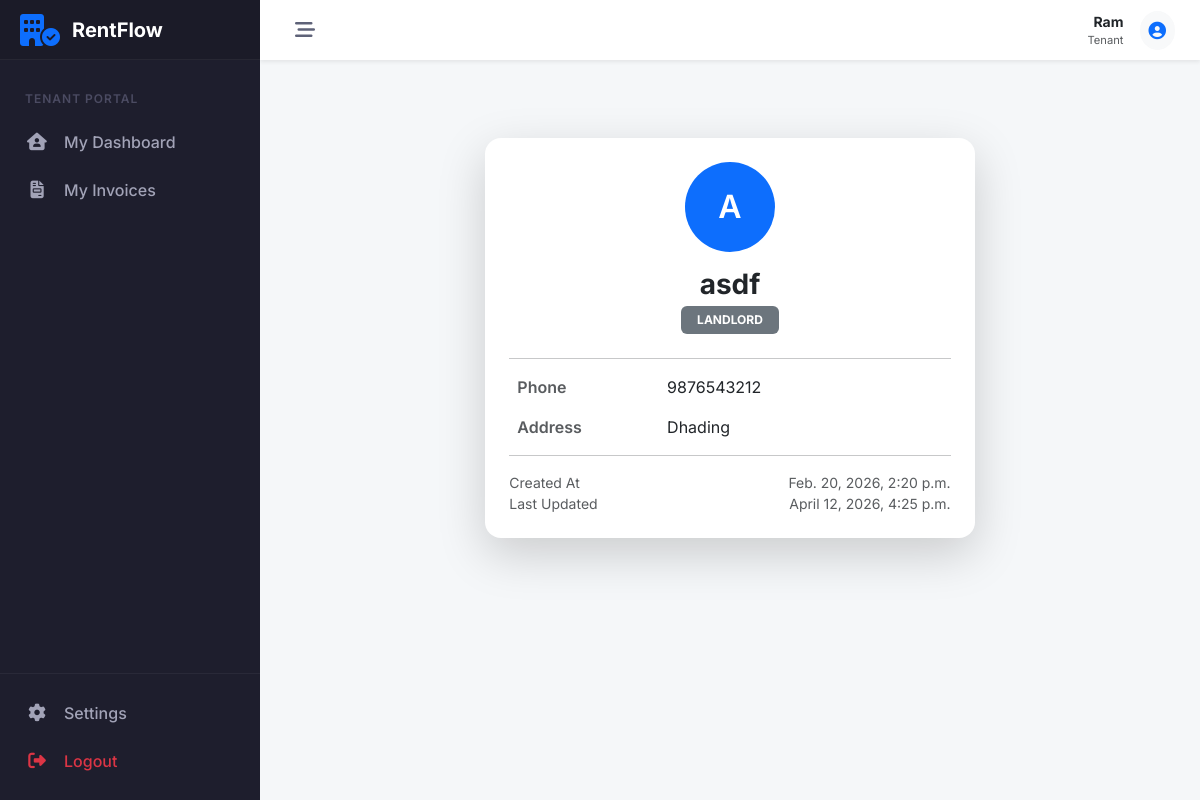
Screenshot of /profile/2/ (signed in) with the database file from the repository.
### accounts/models.py (models this page shows, shortened)
class Profile(models.Model):
    ROLE_CHOICES = (
        ('LANDLORD', 'Landlord'),
        ('TENANT', 'Tenant'),
    )
    user = models.OneToOneField(User, on_delete=models.CASCADE, related_name='profile')
    role = models.CharField(max_length=10, choices=ROLE_CHOICES, default='TENANT', db_index=True)
    phone = models.CharField(max_length=15, blank=True)
    address = models.TextField(blank=True)
    needs_password_change = models.BooleanField(default=False)
    created_at = models.DateTimeField(auto_now_add=True)
    updated_at = models.DateTimeField(auto_now=True)

### accounts/views.py (the view)
# urls.py: path('profile/<int:profile_id>/', profile_view, name='profile_view'),
def profile_view(request, profile_id):
    profile = Profile.objects.get(id=profile_id)
    return render(request, 'accounts/profile.html', {'profile': profile})

### accounts/templates/accounts/profile.html (shortened to what this page needs)
{% extends 'core/base.html' %}
{% block content %}
<div class="container py-5">
    <div class="row justify-content-center">
        <div class="col-lg-7 col-md-9">
            <div class="card border-0 shadow-lg rounded-4">
                <div class="card-body p-4">
                    <div class="text-center mb-4">
                        <div class="rounded-circle bg-primary text-white d-flex align-items-center justify-content-center mx-auto mb-3"
                             style="width: 90px; height: 90px; font-size: 32px; font-weight: 600;">
                            {{ profile.user.username|slice:":1"|upper }}
                        </div>
                        <h3 class="mb-1 fw-bold">{{ profile.user.username }}</h3>
                        <span class="badge bg-secondary px-3 py-2">
                            {{ profile.role }}
                        </span>
                    </div>
                    <hr>
                    <div class="px-2">
                        <div class="row mb-3">
                            <div class="col-4 text-muted fw-semibold">
                                Phone
                            </div>
                            <div class="col-8">
                                {{ profile.phone|default:"Not provided" }}
                            </div>
                        </div>
                        <div class="row mb-3">
                            <div class="col-4 text-muted fw-semibold">
                                Address
                            </div>
                            <div class="col-8">
                                {{ profile.address|default:"Not provided" }}
                            </div>
                        </div>
                    </div>
                    <hr>
                    <div class="small text-muted">
                        <div class="d-flex justify-content-between">
                            <span>Created At</span>
                            <span>{{ profile.created_at }}</span>
                        </div>
                        <div class="d-flex justify-content-between">
                            <span>Last Updated</span>
                            <span>{{ profile.updated_at }}</span>
                        </div>
                    </div>
                </div>
            </div>
        </div>
    </div>
</div>
{% endblock %}

### core/templates/core/base.html (shortened to what this page needs)
<!DOCTYPE html>
<html lang="en">
<head>
    <link href="https://cdn.jsdelivr.net/npm/bootstrap@5.3.0/dist/css/bootstrap.min.css" rel="stylesheet">
    <link rel="stylesheet" href="https://cdnjs.cloudflare.com/ajax/libs/font-awesome/6.5.1/css/all.min.css">
</head>
<body>
    {% if user.is_authenticated %}
    <aside id="sidebar">
        <div class="sidebar-logo">
            <i class="fa-solid fa-building-circle-check fa-2x text-primary"></i>
            <span class="logo-text">RentFlow</span>
        </div>
        <div class="sidebar-nav">
            {% if user.profile.role == 'LANDLORD' %}
            <div class="nav-header">Management</div>
            <a href="{% url 'dashboard:landlord_dash' %}"
                class="nav-link-custom {% if 'dashboard' in request.resolver_match.view_name %}active{% endif %}">
                <i class="fa-solid fa-gauge-high"></i>
                <span>Dashboard</span>
            </a>
            <div class="nav-item">
                <a class="nav-link-custom" data-bs-toggle="collapse" href="#collapse-properties" role="button"
                    aria-expanded="false" aria-controls="collapse-properties">
                    <i class="fa-solid fa-city"></i>
                    <span>Properties</span>
                </a>
                <div class="collapse" id="collapse-properties">
                    <a href="{% url 'properties:property_add' %}" class="nav-link-custom ms-4">
                        <i class="fa-solid fa-circle-plus fa-xs me-1"></i>Add Property</a>
                    <a href="{% url 'properties:property_list' %}" class="nav-link-custom ms-4">
                        <i class="fa-solid fa-list fa-xs me-1"></i>Property List</a>
                </div>
            </div>
            <div class="nav-item">
                <a class="nav-link-custom" data-bs-toggle="collapse" href="#collapse-rooms" role="button"
                    aria-expanded="false" aria-controls="collapse-rooms">
                    <i class="fa-solid fa-door-open"></i>
                    <span>Rooms</span>
                </a>
                <div class="collapse" id="collapse-rooms">
                    <a href="{% url 'properties:room_add' %}" class="nav-link-custom ms-4">
                        <i class="fa-solid fa-circle-plus fa-xs me-1"></i>Add Room</a>
                    <a href="{% url 'properties:room_list' %}" class="nav-link-custom ms-4">
                        <i class="fa-solid fa-list fa-xs me-1"></i>Room List</a>
                </div>
            </div>
            <div class="nav-item">
                <a class="nav-link-custom" data-bs-toggle="collapse" href="#collapse-tenants" role="button"
                    aria-expanded="false" aria-controls="collapse-tenants">
                    <i class="fa-solid fa-users"></i>
                    <span>Tenants</span>
                </a>
                <div class="collapse" id="collapse-tenants">
                    <a href="{% url 'properties:tenancy_add' %}" class="nav-link-custom ms-4">
                        <i class="fa-solid fa-circle-plus fa-xs me-1"></i>Add Tenant</a>
                    <a href="{% url 'properties:tenancy_list' %}" class="nav-link-custom ms-4">
                        <i class="fa-solid fa-list fa-xs me-1"></i>Tenant List</a>
                </div>
            </div>
            <div class="nav-header mt-3">Finance</div>
            <div class="nav-item">
                <a class="nav-link-custom" data-bs-toggle="collapse" href="#collapse-invoices" role="button"
                    aria-expanded="false" aria-controls="collapse-invoices">
                    <i class="fa-solid fa-file-invoice-dollar"></i>
                    <span>Invoices</span>
                </a>
                <div class="collapse" id="collapse-invoices">
                    <a href="{% url 'payments:generate_invoices' %}" class="nav-link-custom ms-4">
                        <i class="fa-solid fa-circle-plus fa-xs me-1"></i>Generate</a>
                    <a href="{% url 'payments:invoice_list' %}" class="nav-link-custom ms-4">
                        <i class="fa-solid fa-list fa-xs me-1"></i>Invoice List</a>
                </div>
            </div>
            <div class="nav-item">
                <a class="nav-link-custom" data-bs-toggle="collapse" href="#collapse-expenses" role="button"
                    aria-expanded="false" aria-controls="collapse-expenses">
                    <i class="fa-solid fa-wallet"></i>
                    <span>Expenses</span>
                </a>
                <div class="collapse" id="collapse-expenses">
                    <a href="{% url 'payments:expense_create' %}" class="nav-link-custom ms-4">
                        <i class="fa-solid fa-circle-plus fa-xs me-1"></i>Add Expense</a>
                    <a href="{% url 'payments:expense_list' %}" class="nav-link-custom ms-4">
                        <i class="fa-solid fa-list fa-xs me-1"></i>Expense List</a>
                </div>
            </div>
            <a href="{% url 'payments:financial_report' %}"
                class="nav-link-custom {% if 'report' in request.resolver_match.view_name %}active{% endif %}">
                <i class="fa-solid fa-chart-pie"></i>
                <span>Reports</span>
            </a>
            {% elif user.profile.role == 'TENANT' %}
            <div class="nav-header">Tenant Portal</div>
            <a href="{% url 'dashboard:tenant_dash' %}"
                class="nav-link-custom {% if request.resolver_match.view_name == 'dashboard:tenant_dash' %}active{% endif %}">
                <i class="fa-solid fa-house-user"></i>
                <span>My Dashboard</span>
            </a>
            <a href="{% url 'payments:invoice_list' %}"
                class="nav-link-custom {% if 'invoice' in request.resolver_match.view_name %}active{% endif %}">
                <i class="fa-solid fa-file-invoice"></i>
                <span>My Invoices</span>
            </a>
            {% endif %}
        </div>
        <div class="sidebar-footer">
            <a href="#" class="nav-link-custom">
                <i class="fa-solid fa-gear"></i>
                <span>Settings</span>
            </a>
            <a href="javascript:void(0)" onclick="document.getElementById('logout-form').submit()"
                class="nav-link-custom text-danger">
                <i class="fa-solid fa-right-from-bracket"></i>
                <span>Logout</span>
            </a>
        </div>
    </aside>
    <div id="main-wrapper">
        <header id="topbar">
            <button class="toggle-btn" id="sidebar-toggle">
                <i class="fa-solid fa-bars-staggered"></i>
            </button>
            <div class="ms-auto d-flex align-items-center">
                <div class="me-3 d-none d-md-block text-end">
                    <div class="fw-bold small text-dark">{{ user.username }}</div>
                    <div class="text-muted small" style="font-size: 0.7rem;">{{ user.profile.get_role_display }}</div>
                </div>
                <div class="dropdown">
                    <a href="#" class="btn btn-light btn-sm rounded-circle p-2" data-bs-toggle="dropdown">
                    </a>
                </div>
            </div>
        </header>
        <main id="content-area">
            {% block content %}{% endblock %}
        </main>
    </div>
    {% endif %}
</body>
</html>

### core/templates/core/base.html (style rules this page uses)
:root { --sidebar-width: 260px; --sidebar-collapsed-width: 70px; --sidebar-bg: #1e1e2d; --sidebar-hover: #2b2b40; --sidebar-active: #3699ff; --topbar-height: 60px; --transition-speed: 0.3s; }
body { font-family: 'Inter', sans-serif; background-color: #f5f7f9; overflow-x: hidden; }
#sidebar { width: var(--sidebar-width); height: 100vh; position: fixed; left: 0; top: 0; background: var(--sidebar-bg); color: #a2a3b7; transition: all var(--transition-speed) ease-in-out; z-index: 1000; display: flex; flex-direction: column; }
.sidebar-logo { padding: 20px; height: var(--topbar-height); display: flex; align-items: center; border-bottom: 1px solid rgba(255, 255, 255, 0.05); background: rgba(0, 0, 0, 0.1); overflow: hidden; white-space: nowrap; }
.logo-text { font-weight: 700; font-size: 1.25rem; color: #fff; margin-left: 12px; transition: opacity var(--transition-speed); }
.sidebar-nav { padding: 20px 0; flex-grow: 1; overflow-y: auto; overflow-x: hidden; }
.nav-header { padding: 10px 25px; font-size: 0.75rem; text-transform: uppercase; font-weight: 600; letter-spacing: 1px; color: #4b4b62; }
.nav-link-custom { display: flex; align-items: center; padding: 12px 25px; color: #a2a3b7; text-decoration: none; transition: all 0.2s; white-space: nowrap; position: relative; }
.nav-link-custom i { width: 24px; font-size: 1.1rem; text-align: center; }
.nav-link-custom span { margin-left: 15px; font-weight: 500; transition: opacity var(--transition-speed); }
#main-wrapper { margin-left: var(--sidebar-width); min-height: 100vh; transition: all var(--transition-speed) ease-in-out; display: flex; flex-direction: column; }
#topbar { height: var(--topbar-height); background: #fff; box-shadow: 0 0.125rem 0.25rem rgba(0, 0, 0, 0.075); display: flex; align-items: center; padding: 0 25px; position: sticky; top: 0; z-index: 999; }
.toggle-btn { background: transparent; border: none; font-size: 1.25rem; color: #5e6278; cursor: pointer; padding: 5px 10px; border-radius: 4px; }
#content-area { padding: 30px; flex-grow: 1; }
.sidebar-footer { border-top: 1px solid rgba(255, 255, 255, 0.05); padding: 15px 0; }

### rows the page displays
Profile: user.username "A", user.username "asdf", role "LANDLORD", phone "9876543212", address "Dhading", created_at "Feb. 20, 2026, 2:20 p.m.", updated_at "April 12, 2026, 4:25 p.m."

### other values shown
{{ user.username }} "Ram"
{{ user.profile.get_role_display }} "Tenant"
